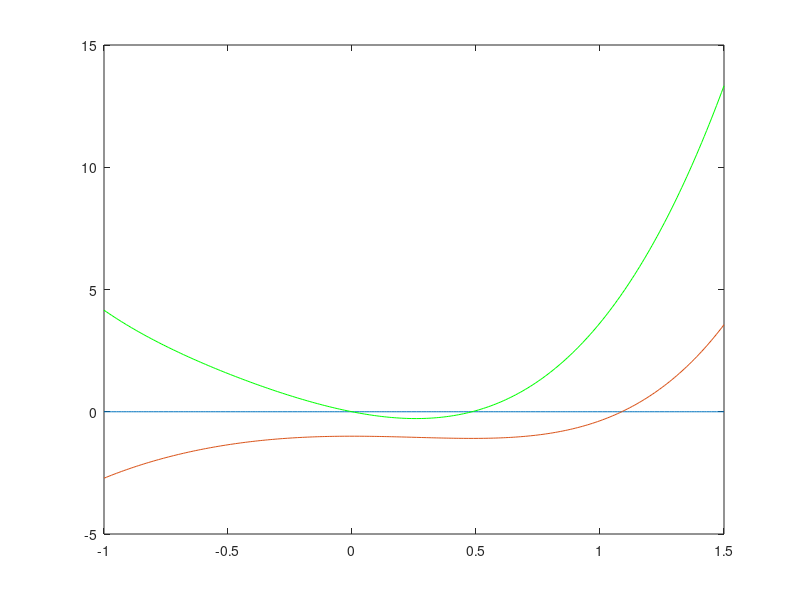

Here is the MATLAB script that generated this plot: (Note: this script raises an error after producing the figure.)
clear all
close all
clc
%apartado a)utilizar metodo de punto fijo y el algoritmo aitken 

f = inline('x.^4-1-(x.^2).*exp(-x)','x');

g = inline('x-(x.^4-1-(x.^2).*exp(-x))./(4*x.^3+(x.^2).*exp(-x)-2*exp(-x).*x)','x');


% Para nosotros, phi = g.

ejex = inline('0*x','x'); % Funcion para dibujar el eje X

I = [-1:0.01:1.5];
plot(I,ejex(I),I,f(I))
hold on

tol = 1.e-6;
nmax = 1000;
dg=inline('4*x.^3+(x.^2).*exp(-x)-2*exp(-x).*x','x');
plot(I,dg(I),'g')
pox=find(dg(I)<1 & dg(I)>-1);
contractiva=I(pox);
b=I(pox(1));
x0=b; %x0=-0.35

[zero, niter] = puntofijo2(g,x0,tol,nmax)
res = f(zero)

[zeroait, niterait] = aitken(g,x0,tol,nmax)
resait = f(zeroait)
%veo que el metodo de newton presenta menor errror pero mayor numero de iteracion que aitken 

%apartado b
g1=inline('(1+(x.^2)*exp(-x)).^0.25','x');
[zero_1, niter_1] = puntofijo2(g1,x0,tol,nmax)
res_1 = f(zero_1)
[zeroait_1, niterait_1] = aitken(g1,x0,tol,nmax)
resait_1 = f(zeroait_1)
%en este caso el metodo de aitken tiene menor error con menor numero de iteracion

%apartado c
g2=inline('x+x.^4-1-(x.^2).*exp(-x)','x');
[zero_2, niter_2] = puntofijo2(g2,x0,tol,nmax)
res_2 = f(zero_2)
[zeroait_2, niterait_2] = aitken(g2,x0,tol,nmax)
resait_2 = f(zeroait_2)


%en este caso el numero de iteracion sale muy grande????????????????
